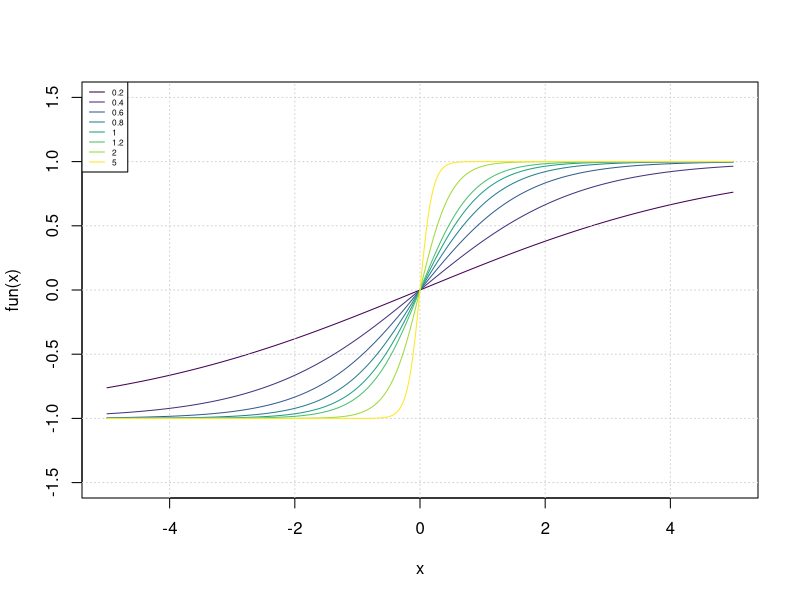

Write the R code that produced this figure.
fun <-function(x) (exp(2*sigma*x)-1) / (exp(2*sigma*x)+1)

sigma.seq <- c(0.2, 0.4, 0.5, 1,2,5)

sigma.seq <- c(seq(0.2, 1.2, 0.2), 2, 5)
cols <- viridis::viridis(length(sigma.seq))

sigma <- sigma.seq[1]
curve(fun, xlim = c(-5,5), ylim = c(-1.5, 1.5)  ,col=cols[1], n=1000)
grid()

for(i in 2:length(sigma.seq)){
  sigma <- sigma.seq[i]
  curve(fun, xlim = c(-5,5), col=cols[i], add = T, n=1000)
}

legend("topleft", legend = sigma.seq, lwd=rep(1,length(sigma.seq)), col=cols, cex = .5)